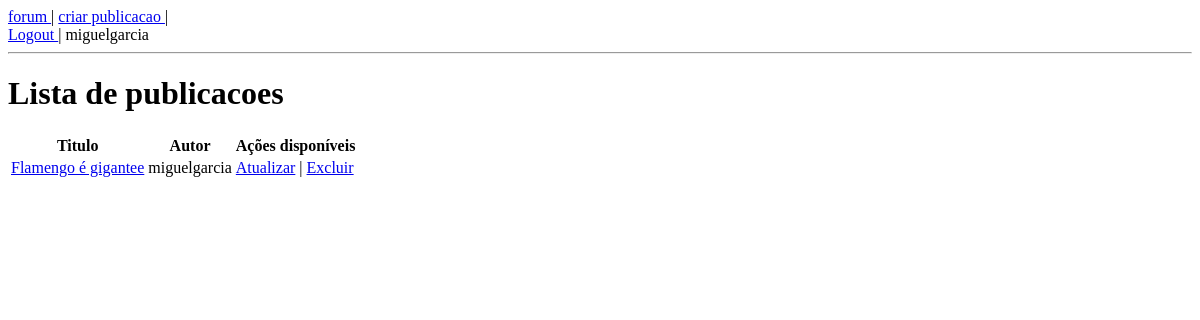
/forum/lista/ (signed in), run on an earlier commit of the app's database.
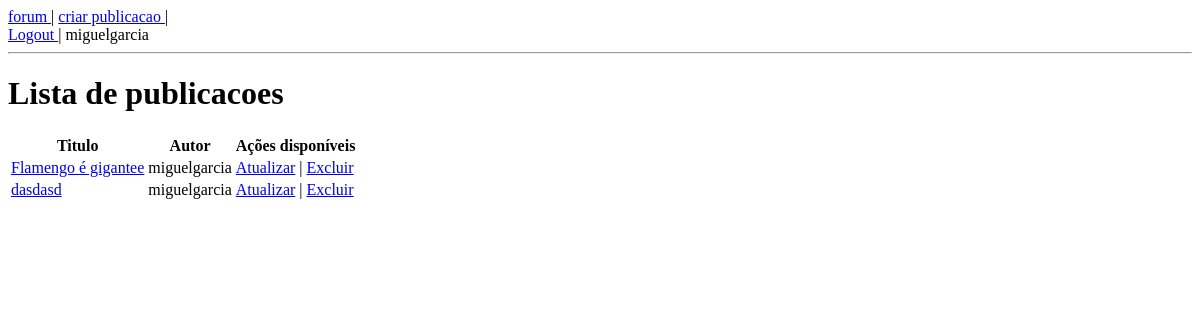
And on a later commit of the database.
### forum/models.py (models this page shows, shortened)
class Publicacao(models.Model):
    id = models.AutoField(primary_key=True)
    titulo = models.CharField(
    max_length=100, help_text='Entre o titulo')
    texto = models.CharField(
    max_length=10000, help_text='Digite o texto da publicacao')
    autor = models.ForeignKey(User, on_delete=models.CASCADE,default=None, null=True)
    data_publicacao = models.DateTimeField(auto_now_add=True, blank=True, null=True)

### forum/views.py (the view)
# urls.py: path('lista/', views.PublicacaoListView.as_view(),
@method_decorator(login_required, name='dispatch')
class PublicacaoListView(View):
    def get(self, request, *args, **kwargs):
        publicacoes = Publicacao.objects.all()
        contexto = { 'publicacoes': publicacoes, 'user':request.user}
        return render(
                request,
                'forum/listaPublicacoes.html',
                contexto)

### forum/templates/forum/listaPublicacoes.html (shortened to what this page needs)
{% load static %}
<!DOCTYPE html>
<html>
<head>
<link rel="stylesheet" href="{% static 'forum/css/estilo.css' %}">
</head>
<body>
    {% include 'forum/links.html' %}
    <h1>Lista de publicacoes</h1>
    <table>
     <tr><th>Titulo</th><th>Autor</th><th>Ações disponíveis</th></tr>
     {% if publicacoes %}
        {% for publicacao in publicacoes %}
            <tr>
            <td>
            <a href="{% url 'forum:ve-publicacao' pk=publicacao.id %}">{{ publicacao.titulo }}</a>
            </td>
            <td>{{ publicacao.autor }}</td>
            {% if publicacao.autor.username == user.username %}
            <td>
                <a href="{% url 'forum:atualiza-publicacao' pk=publicacao.id %}">Atualizar</a> |
                <a href="{% url 'forum:apaga-publicacao' pk=publicacao.id %}">Excluir</a>
            </td>
            {% else %}
            <td>
                Voce nao é o autor dessa publicacao
            </td>
            {% endif %}
        </tr>
    {% empty %}
    <tr><th colspan="5">Ainda não tem pubicacoes cadastradas</th></tr>
    {% endfor %}
    {% else %}
    <tr><th colspan="5">Ainda não tem publicacoes cadastradas</th></tr>
    {% endif %}
</table>
</body>
</html>

### forum/templates/forum/links.html
{% load static %}
    <a href="{% url 'forum:lista-publicacoes' %}">
    forum
    </a> |
    <a href="{% url 'forum:cria-publicacao' %}">
        criar publicacao
    </a> |
    <div>
    <a href="{% url 'sec-logout' %}">
        Logout
    </a>
    <a>
        |  {{user.username}}
    </a>
    </div>
    <hr>

What changed in the data, as far as the page shows it:
added Publicacao: titulo "dasdasd", autor "miguelgarcia", shows "Atualizar"
